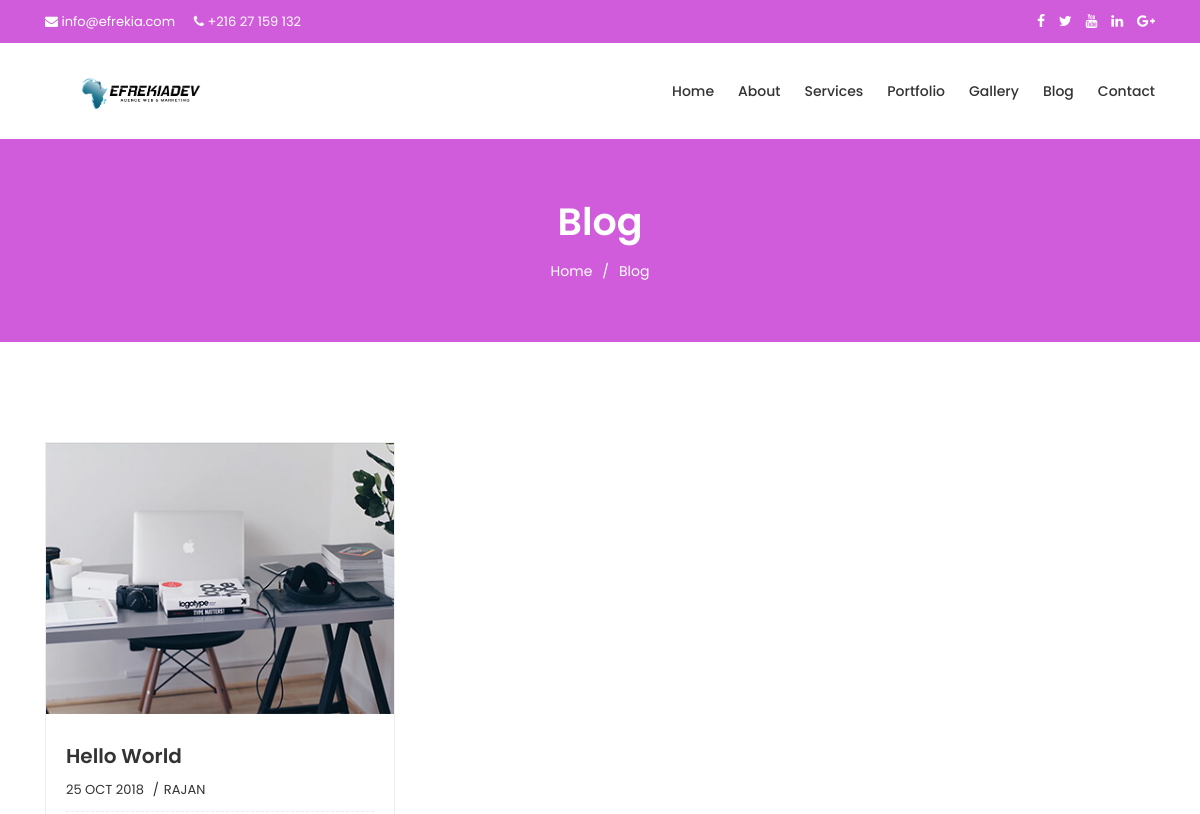
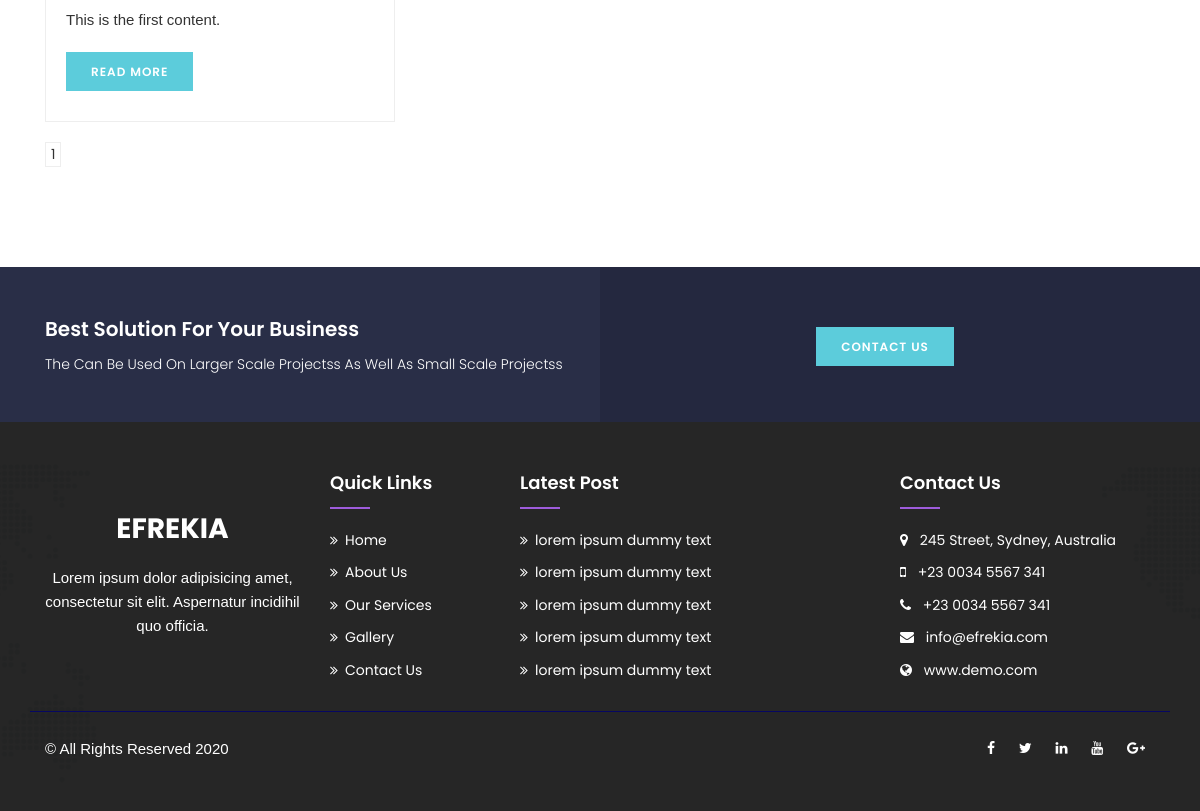
The app's page /blog, older data (2 pictures, top to bottom).
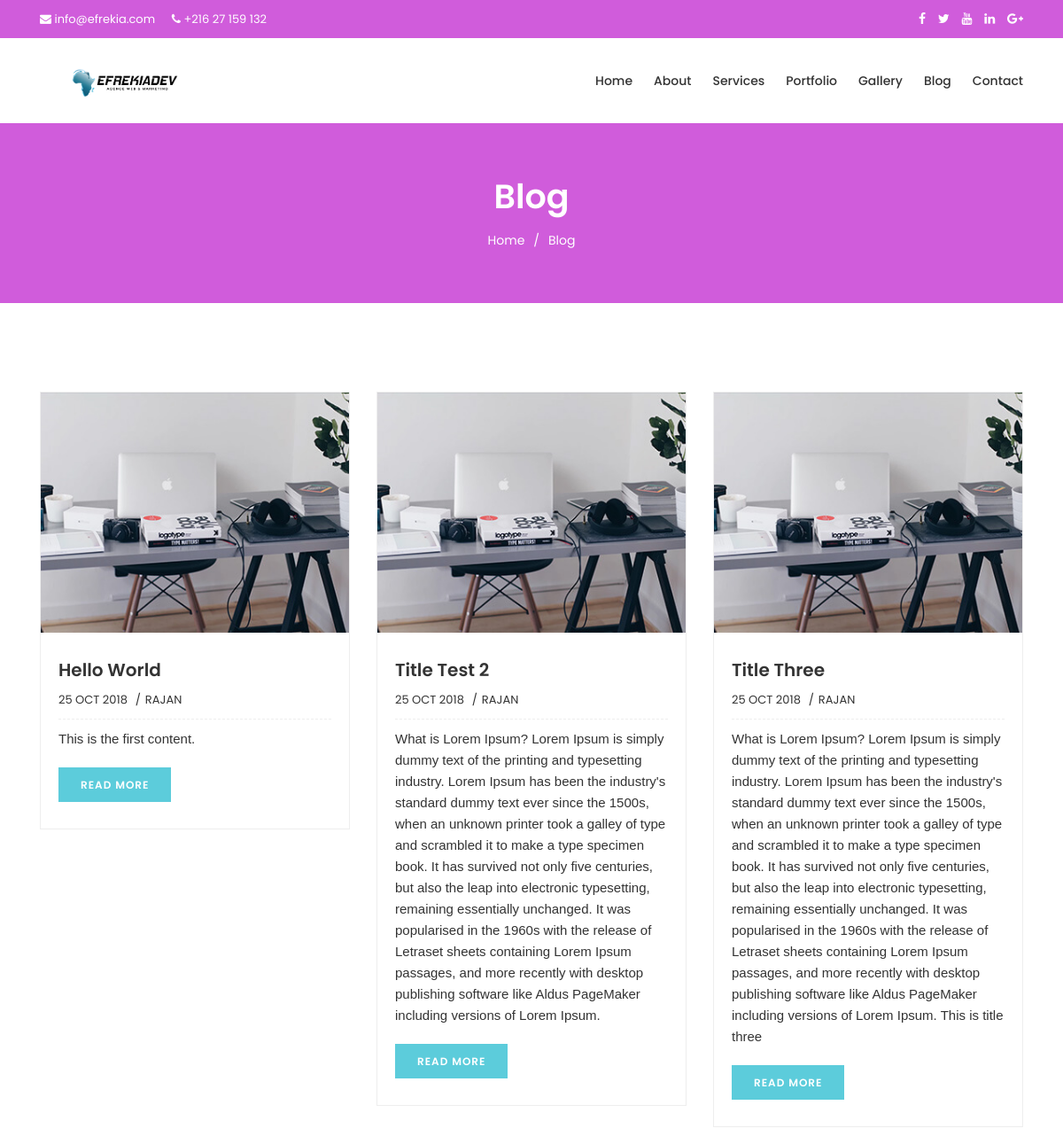
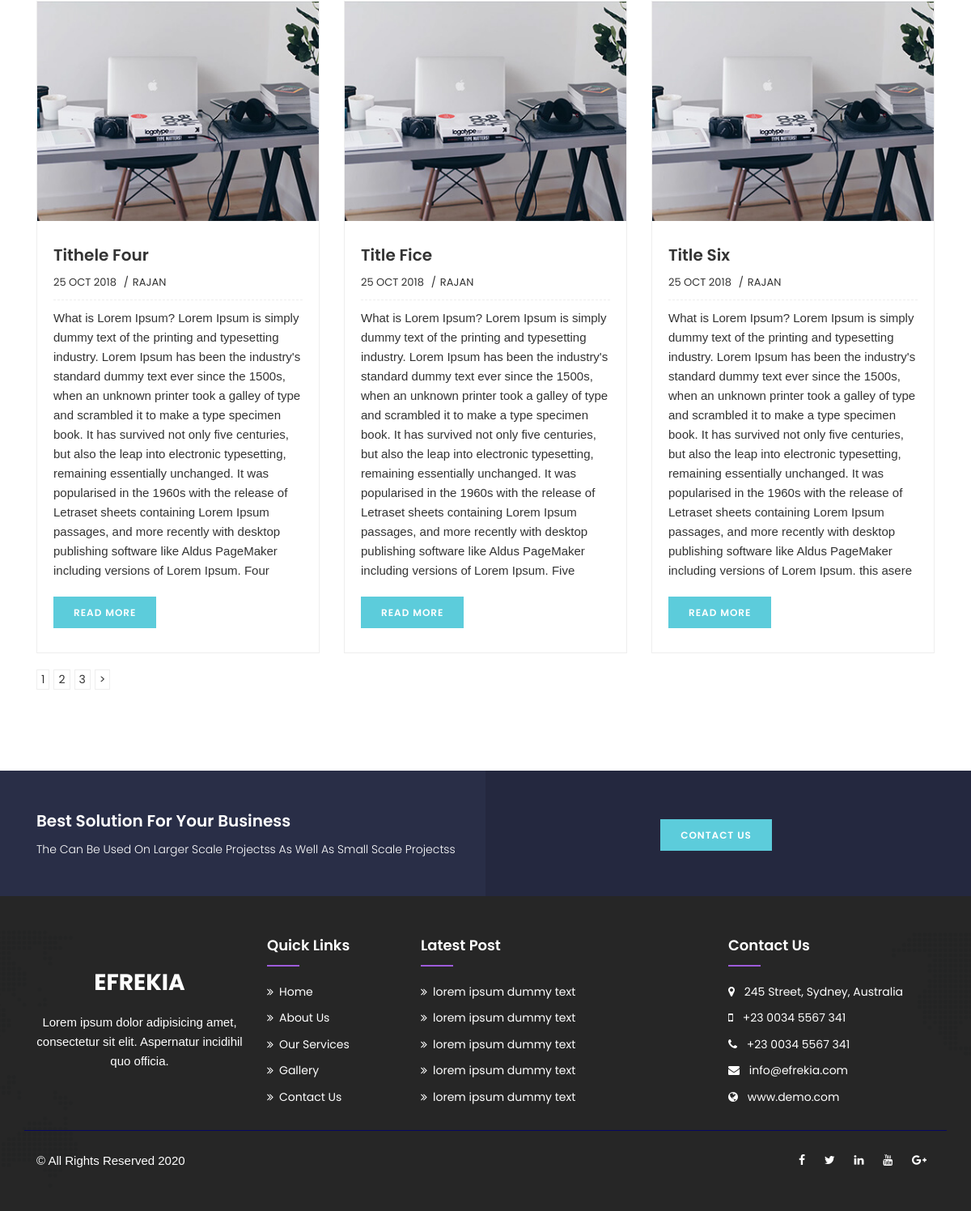
The same page, newer data (2 pictures, top to bottom).
### blog/models.py (models this page shows, shortened)
class Post(models.Model):
    author = models.ForeignKey(User, on_delete=models.CASCADE)  # Add on_delete
    title = models.CharField(max_length=200)
    content = models.TextField(null=True)
    created_at = models.DateTimeField(default=timezone.now)
    updated_at = models.DateTimeField(default=timezone.now)
    published_at = models.DateTimeField(default=timezone.now)
    slug = models.SlugField(blank=True, unique=True)
    categories = models.ManyToManyField('blog.category',null=True, blank=True)
    image = models.ImageField(upload_to='images/')

### blog/views.py (the view)
# urls.py: 2. Add a URL to urlpatterns:  path('', views.home, name='home')
def home(request):
    post_list = Post.objects.all()
    paginate = Paginator(post_list, 6)
    page = request.GET.get('page')
    try:
        posts = paginate.page(page)
    except PageNotAnInteger:
        posts = paginate.page(1)
    except EmptyPage:
        posts = paginate.page(paginate.num_pages)
    context = {
        'posts': posts,
    }
    return render(request, 'pages/home.html', context)

### myblog/context_processors.py (called while the page is built)
def menu_categories(request):
    return {'categories': Category.objects.all()}

### blog/templates/pages/home.html (shortened to what this page needs)
{% extends "base.html" %}
{% block content %}
{% load static %}
<section class="breadcumb-area">
    <div class="container">
        <div class="row">
            <div class="col-xl-12">
                <div class="breadcumb">
                    <h4>Blog</h4>
                    <ul>
                        <li><a href=""></a>Home</li> /
                        <li>Blog</li>
                    </ul>
                </div>
            </div>
        </div>
    </div>
</section>
<section class="blog-area pb-100 pt-100" id="blog">
   <div class="container">
      <div class="row">
         {% for post in posts %}
         <div class="col-md-4">
            <div class="single-blog">
               <img src="assets/img/blog/blog1.jpg" alt="" />
               <div class="post-content">
                  <div class="post-title">
                     <h4><a href="{% url 'single' post.id %}">{{post.title}}</a></h4>
                  </div>
                  <div class="pots-meta">
                     <ul>
                        <li><a href="#">25 oct 2018</a></li>
                        <li><a href="#">{{post.author}}</a></li>
                     </ul>
                  </div>
                  <p>{{post.content}}</p>
                  <a href="{% url 'single' post.id %}" class="box-btn">read more </a>
               </div>
            </div>
         </div>
         {% endfor %}
      </div>
      <div class="pagination">
         {% for i in posts.paginator.page_range %}
            {% if posts.number == i %}
               <a href="?page={{i}}" class="active">{{i}}</a>
            {% else %}
               <a href="?page={{i}}">{{i}}</a>
            {% endif %}
         {% endfor %}
         {% if posts.has_next %}
            <a href="?page={{posts.next_page_number}}">></a>
         {% endif %}
      </div>
   </div>
</section>
{% endblock %}

### blog/templates/base.html (shortened to what this page needs)
{% load static %}
<!DOCTYPE html>
<html lang="en">
<head>
    <link href="{% static 'assets/css/bootstrap.min.css' %}" rel="stylesheet" defer>
    <link href="{% static 'assets/css/font-awesome.min.css' %}"  rel="stylesheet" defer>
    <link href="{% static 'assets/css/magnific-popup.css' %}"  rel="stylesheet" defer>
    <link href="{% static 'assets/css/owl.carousel.css' %}"  rel="stylesheet" defer
    <link href="{% static 'assets/css/style.css' %}"  rel="stylesheet" defer>
    <link href="{% static 'assets/css/responsive.css' %}"  rel="stylesheet" defer>
</head>
<body>
    {% include 'partials/menu.html' %}
    <main>
        {% block content %}{% endblock %}
    </main>
    {% include 'partials/footer.html' %}
</body>
</html>

### blog/templates/partials/menu.html (shortened to what this page needs)
{% load static %}
      <section class="header-top">
			<div class="container">
				<div class="row">
					<div class="col-md-6 col-sm-12">
						<div class="header-left">
							<a href=""><i class="fa fa-envelope"></i> info@efrekia.com</a>
							<a href=""><i class="fa fa-phone"></i> +216 27 159 132</a>
						</div>
					</div>
					<div class="col-md-6 col-sm-12 text-right">
						<div class="header-social">
							<a href=""><i class="fa fa-facebook"></i></a>
							<a href=""><i class="fa fa-twitter"></i></a>
							<a href=""><i class="fa fa-youtube"></i></a>
							<a href=""><i class="fa fa-linkedin"></i></a>
							<a href=""><i class="fa fa-google-plus"></i></a>
						</div>
					</div>
				</div>
			</div>
	   </section>
      <header class="header header-fixed">
         <div class="container">
            <div class="row">
               <div class="col-xl-12">
                  <nav class="navbar navbar-expand-md navbar-light">
                     <a class="navbar-brand" href="index.html"><img src="{% static 'assets/img/logo_efrekia.png'  %}" height="100"  width="120"></a>
                     <div class="collapse navbar-collapse ml-auto mainmenu" id="navbarNav">
                        <ul class="navbar-nav ml-auto">
                           <li><a href="/">Home</a></li>
                           <li><a href="/about">About</a></li>
                           <li><a href="/services">Services</a></li>
                           <li><a href="/portfolio">Portfolio</a></li>
                           <li><a href="/gallery">Gallery</a></li>
                           <li><a href="/blog">Blog</a></li>
                           <li><a href="/contact">Contact</a></li>
                        </ul>
                     </div>
                  </nav>
               </div>
            </div>
         </div>
      </header>

### blog/templates/partials/footer.html (shortened to what this page needs)
{% load static %}
 <section class="cta">
   <div class="container">
      <div class="row">
         <div class="col-md-6">
            <h4>best solution for your business <span>the can be used on larger scale projectss as well as small scale projectss</span></h4>
         </div>
         <div class="col-md-6 text-center">
            <a href="#" class="box-btn">contact us </a>
         </div>
      </div>
   </div>
</section>
<footer class="footer-area pt-50 pb-50">
   <div class="container">
      <div class="row">
         <div class="col-lg-3 col-md-6">
            <div class="single-footer footer-logo">
               <h3>Efrekia</h3>
               <p>Lorem ipsum dolor adipisicing amet, consectetur sit elit. Aspernatur incidihil quo officia.</p>
            </div>
         </div>
         <div class="col-lg-2 col-md-6">
            <div class="single-footer">
               <h4>quick links</h4>
               <ul>
                  <li><a href="#">Home</a></li>
                  <li><a href="#">About Us</a></li>
                  <li><a href="#">Our Services</a></li>
                  <li><a href="#">Gallery</a></li>
                  <li><a href="#">Contact Us</a></li>
               </ul>
            </div>
         </div>
         <div class="col-lg-4 col-md-6">
            <div class="single-footer">
               <h4>latest post</h4>
               <ul>
                  <li><a href="#">lorem ipsum dummy text</a></li>
                  <li><a href="#">lorem ipsum dummy text</a></li>
                  <li><a href="#">lorem ipsum dummy text</a></li>
                  <li><a href="#">lorem ipsum dummy text</a></li>
                  <li><a href="#">lorem ipsum dummy text</a></li>
               </ul>
            </div>
         </div>
         <div class="col-lg-3 col-md-6">
            <div class="single-footer contact-box">
               <h4>Contact Us</h4>
               <ul>
                  <li><i class="fa fa-map-marker"></i> 245 Street, Sydney, Australia</li>
                  <li><i class="fa fa-mobile"></i>  +23 0034 5567 341</li>
                  <li><i class="fa fa-phone"></i>  +23 0034 5567 341</li>
                  <li><i class="fa fa-envelope"></i>  info@efrekia.com</li>
                  <li><i class="fa fa-globe"></i>  www.demo.com</li>
               </ul>
            </div>
         </div>
      </div>
      <div class="row copyright">
         <div class="col-md-6">
            <p>&copy; All Rights Reserved 2020</p>
         </div>
         <div class="col-md-6 text-right">
            <ul>
               <li><a href="#"><i class="fa fa-facebook"></i></a></li>
               <li><a href="#"><i class="fa fa-twitter"></i></a></li>
               <li><a href="#"><i class="fa fa-linkedin"></i></a></li>
               <li><a href="#"><i class="fa fa-youtube"></i></a></li>
               <li><a href="#"><i class="fa fa-google-plus"></i></a></li>
            </ul>
         </div>
      </div>
   </div>
</footer>

Row changes from the older to the newer data that the page shows:
added Post: title "Title Test 2", author "RAJAN", content "What is Lorem Ipsum? Lorem Ipsum is simply dummy text of the printing and typesetting industry. Lorem Ipsum has been the industry's standard dummy text ever since the 1500s, when an unknown printer took a galley of type and scrambled it to make a type specimen book. It has survived not only five centuries, but also the leap into electronic typesetting, remaining essentially unchanged. It was popularised in the 1960s with the release of Letraset sheets containing Lorem Ipsum passages, and more recently with desktop publishing software like Aldus PageMaker including versions of Lorem Ipsum."
added Post: title "Title Three", author "RAJAN", content "What is Lorem Ipsum? Lorem Ipsum is simply dummy text of the printing and typesetting industry. Lorem Ipsum has been the industry's standard dummy text ever since the 1500s, when an unknown printer took a galley of type and scrambled it to make a type specimen book. It has survived not only five centuries, but also the leap into electronic typesetting, remaining essentially unchanged. It was popularised in the 1960s with the release of Letraset sheets containing Lorem Ipsum passages, and more recently with desktop publishing software like Aldus PageMaker including versions of Lorem Ipsum. This is title three"
added Post: title "Tithele Four", author "RAJAN", content "What is Lorem Ipsum? Lorem Ipsum is simply dummy text of the printing and typesetting industry. Lorem Ipsum has been the industry's standard dummy text ever since the 1500s, when an unknown printer took a galley of type and scrambled it to make a type specimen book. It has survived not only five centuries, but also the leap into electronic typesetting, remaining essentially unchanged. It was popularised in the 1960s with the release of Letraset sheets containing Lorem Ipsum passages, and more recently with desktop publishing software like Aldus PageMaker including versions of Lorem Ipsum. Four"
added Post: title "Title Fice", author "RAJAN", content "What is Lorem Ipsum? Lorem Ipsum is simply dummy text of the printing and typesetting industry. Lorem Ipsum has been the industry's standard dummy text ever since the 1500s, when an unknown printer took a galley of type and scrambled it to make a type specimen book. It has survived not only five centuries, but also the leap into electronic typesetting, remaining essentially unchanged. It was popularised in the 1960s with the release of Letraset sheets containing Lorem Ipsum passages, and more recently with desktop publishing software like Aldus PageMaker including versions of Lorem Ipsum. Five"
added Post: title "Title Six", author "RAJAN", content "What is Lorem Ipsum? Lorem Ipsum is simply dummy text of the printing and typesetting industry. Lorem Ipsum has been the industry's standard dummy text ever since the 1500s, when an unknown printer took a galley of type and scrambled it to make a type specimen book. It has survived not only five centuries, but also the leap into electronic typesetting, remaining essentially unchanged. It was popularised in the 1960s with the release of Letraset sheets containing Lorem Ipsum passages, and more recently with desktop publishing software like Aldus PageMaker including versions of Lorem Ipsum. this asere"
Text that changed along with them:
new list line: "2"
new list line: "3"
